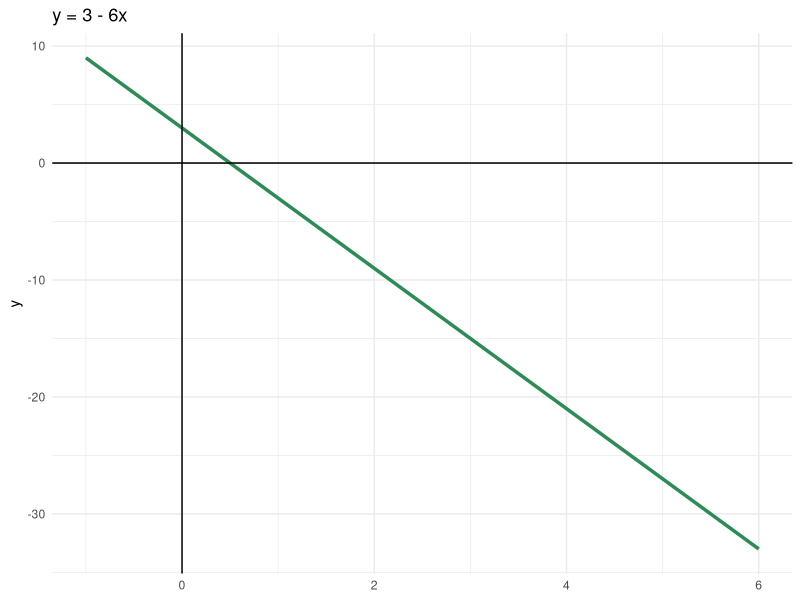
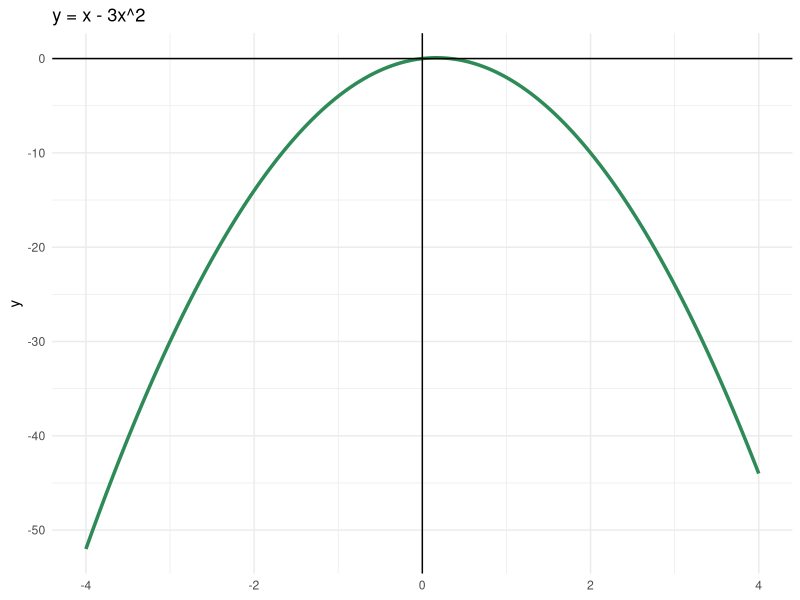
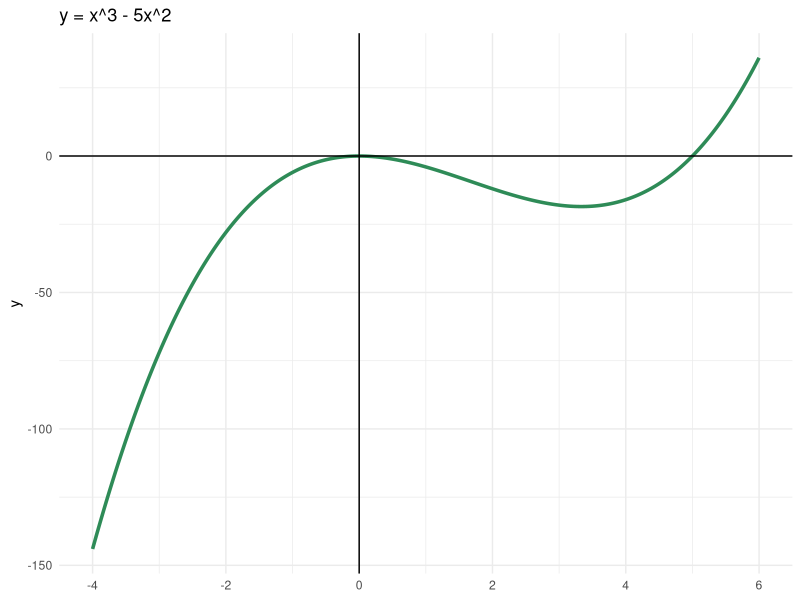
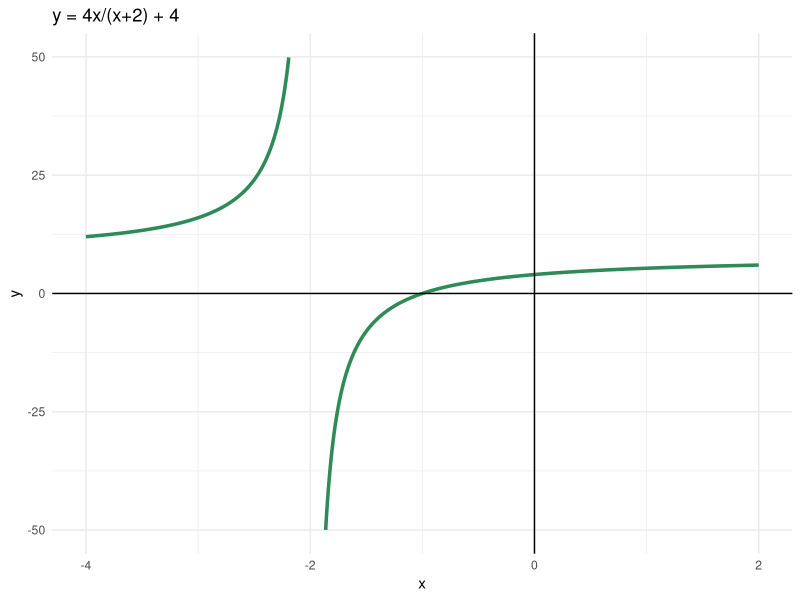
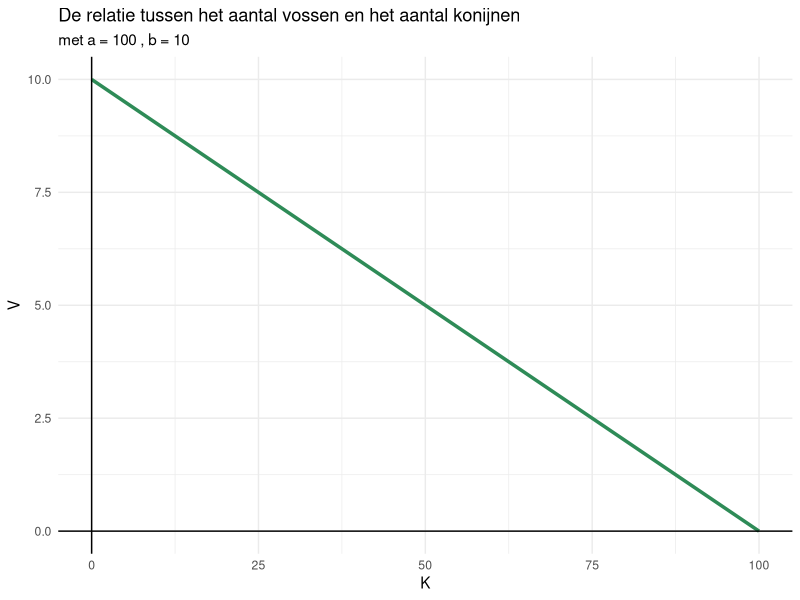

Generate these figures, in order, with R:
## ---- chunk 1
#| label: fig-draw-1a
#| fig-cap: "Oefening 1a"
library(ggplot2)
ggplot() + 
  stat_function(fun = function(x) 3 - 6*x, n=1000, colour = "seagreen", linewidth = 1.2) +
  xlim(-1, 6) +
  theme_minimal() +
  geom_hline(yintercept = 0) +
  geom_vline(xintercept = 0) +
  ggtitle("y = 3 - 6x")
## ---- chunk 2
#| label: fig-draw-1c
#| fig-cap: "Oefening 1c"
library(ggplot2)
ggplot() + 
  stat_function(fun = function(x) x-3*x^2, n=1000, colour = "seagreen", linewidth = 1.2) +
  xlim(-4, 4) +
  theme_minimal() +
  geom_hline(yintercept = 0) +
  geom_vline(xintercept = 0) +
  ggtitle("y = x - 3x^2")
## ---- chunk 3
#| label: fig-draw-1e
#| fig-cap: "Oefening 1e"
library(ggplot2)
ggplot() + 
  stat_function(fun = function(x) x^3 - 5*x^2, n=1000, colour = "seagreen", linewidth = 1.2) +
  xlim(-4, 6) +
  theme_minimal() +
  geom_hline(yintercept = 0) +
  geom_vline(xintercept = 0) +
  ggtitle("y = x^3 - 5x^2")
## ---- chunk 4
#| label: fig-draw-1f
#| fig-cap: "Oefening 1f"
library(ggplot2)
x_values_left <- seq(-4, -2.1, by = 0.001)
data_left <- data.frame(x = x_values_left, y = 4*x_values_left/(x_values_left+2) + 4)

x_values_right <- seq(-1.9, 2, by = 0.001)
data_right <- data.frame(x = x_values_right, y = 4*x_values_right/(x_values_right+2) + 4)

ggplot() + 
  geom_line(data = data_left, aes(x=x, y=y), colour = "seagreen", linewidth = 1.2) +
  geom_line(data = data_right, aes(x=x, y=y), colour = "seagreen", linewidth = 1.2) +
  xlim(-4, 2) +
  ylim(-50, 50) +
  theme_minimal() +
  geom_hline(yintercept = 0) +
  geom_vline(xintercept = 0) +
  ggtitle("y = 4x/(x+2) + 4")
## ---- chunk 5
#| label: fig-draw-2b
#| fig-cap: "Oefening 2b"
library(ggplot2)
a <- 100
b <- 10
x_min <- 0
x_max <- 100

ggplot() + 
  stat_function(fun = function(x) (a - x)/b, n=1000, colour = "seagreen", linewidth = 1.2) +
  xlim(x_min, x_max) +
  theme_minimal() +
  xlab("K") +
  ylab("V") +
  geom_hline(yintercept = 0) +
  geom_vline(xintercept = 0) +
  ggtitle("De relatie tussen het aantal vossen en het aantal konijnen") +
  labs(subtitle = paste("met a =", a, ", b =", b))
